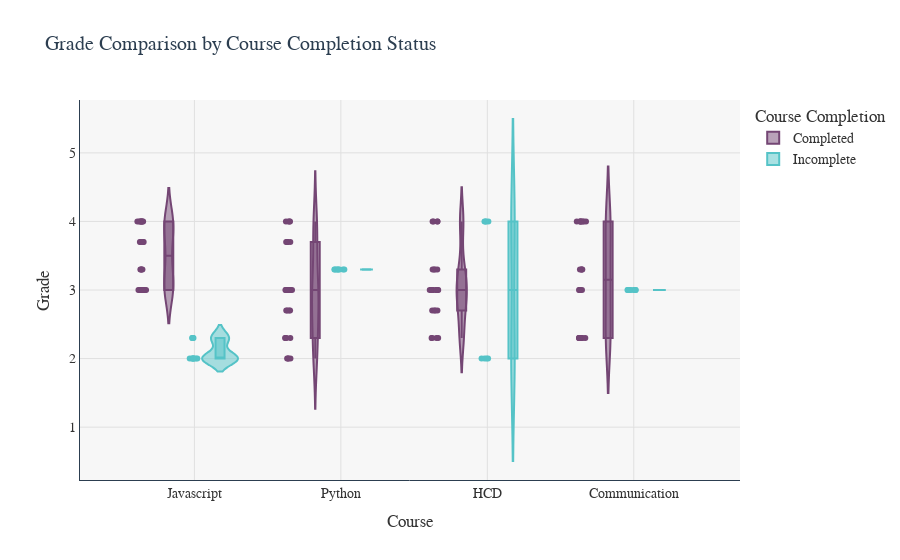

Notebook code cell kept with this figure:
### Code cell
# Completion status comparison
fig_violin = px.violin(
    melted,
    x='Course',
    y='Grade',
    color='Course Completion',  # categorical color
    box=True,
    points='all',
    title='Grade Comparison by Course Completion Status',
    color_discrete_sequence=['#744674', '#55c3c7']  # customize for each category
)

# Apply custom layout styling
fig_violin.update_layout(
    plot_bgcolor='#f7f7f7',       # Inside the plot area
    paper_bgcolor='#ffffff',      # Outside the plot area
    font=dict(
        family="Arial",
        size=14,
        color="#333333"
    ),
    title_font=dict(
        size=20,
        color="#2c3e50"
    ),
    xaxis=dict(
        title='Course',
        gridcolor='#e0e0e0',
        linecolor='#2c3e50',
        zerolinecolor='#cccccc'
    ),
    yaxis=dict(
        title='Grade',
        gridcolor='#e0e0e0',
        linecolor='#2c3e50',
        zerolinecolor='#cccccc'
    )
)

### Figure 1 — Plotly figure (JSON) as saved in the notebook; plotly's stock layout.template omitted (floating-point values rounded to 4 significant figures)
{"data": [{"alignmentgroup": "True", "box": {"visible": true}, "hovertemplate": "Course Completion=Completed<br>Course=%{x}<br>Grade=%{y}<extra></extra>", "legendgroup": "Completed", "marker": {"color": "#744674"}, "name": "Completed", "offsetgroup": "Completed", "orientation": "v", "points": "all", "scalegroup": "True", "showlegend": true, "type": "violin", "x": ["Javascript", "Javascript", "Javascript", "Javascript", "Javascript", "Javascript", "Javascript", "Javascript", "Javascript", "Javascript", "Javascript", "Javascript", "Javascript", "Javascript", "Javascript", "Javascript", "Javascript", "Javascript", "Javascript", "Javascript", "Javascript", "Javascript", "Javascript", "Javascript", "Javascript", "Javascript", "Javascript", "Javascript", "Python", "Python", "Python", "Python", "Python", "Python", "Python", "Python", "Python", "Python", "Python", "Python", "Python", "Python", "Python", "Python", "Python", "Python", "Python", "Python", "Python", "Python", "Python", "Python", "Python", "Python", "Python", "Python", "HCD", "HCD", "HCD", "HCD", "HCD", "HCD", "HCD", "HCD", "HCD", "HCD", "HCD", "HCD", "HCD", "HCD", "HCD", "HCD", "HCD", "HCD", "HCD", "HCD", "HCD", "HCD", "HCD", "HCD", "HCD", "HCD", "HCD", "HCD", "Communication", "Communication", "Communication", "Communication", "Communication", "Communication", "Communication", "Communication", "Communication", "Communication", "Communication", "Communication", "Communication", "Communication", "Communication", "Communication", "Communication", "Communication", "Communication", "Communication", "Communication", "Communication", "Communication", "Communication", "Communication", "Communication", "Communication", "Communication"], "x0": " ", "xaxis": "x", "y": [4.0, 4.0, 4.0, 4.0, 3.0, 3.0, 3.0, 3.0, 3.7, 3.7, 3.7, 3.7, 3.3, 3.3, 3.3, 3.3, 4.0, 4.0, 4.0, 4.0, 3.0, 3.0, 3.0, 3.0, NaN, NaN, NaN, NaN, 2.0, 2.0, 2.0, 2.0, 2.7, 2.7, 2.7, 2.7, 3.0, 3.0, 3.0, 3.0, 3.7, 3.7, 3.7, 3.7, 2.3, 2.3, 2.3, 2.3, 4.0, 4.0, 4.0, 4.0, 3.0, 3.0, 3.0, 3.0, 3.3, 3.3, 3.3, 3.3, 2.3, 2.3, 2.3, 2.3, 3.0, 3.0, 3.0, 3.0, NaN, NaN, NaN, NaN, 2.7, 2.7, 2.7, 2.7, 4.0, 4.0, 4.0, 4.0, 3.0, 3.0, 3.0, 3.0, 2.3, 2.3, 2.3, 2.3, 4.0, 4.0, 4.0, 4.0, 3.3, 3.3, 3.3, 3.3, 2.3, 2.3, 2.3, 2.3, 3.0, 3.0, 3.0, 3.0, NaN, NaN, NaN, NaN, 4.0, 4.0, 4.0, 4.0], "y0": " ", "yaxis": "y"}, {"alignmentgroup": "True", "box": {"visible": true}, "hovertemplate": "Course Completion=Incomplete<br>Course=%{x}<br>Grade=%{y}<extra></extra>", "legendgroup": "Incomplete", "marker": {"color": "#55c3c7"}, "name": "Incomplete", "offsetgroup": "Incomplete", "orientation": "v", "points": "all", "scalegroup": "True", "showlegend": true, "type": "violin", "x": ["Javascript", "Javascript", "Javascript", "Javascript", "Javascript", "Javascript", "Javascript", "Javascript", "Javascript", "Javascript", "Javascript", "Javascript", "Python", "Python", "Python", "Python", "Python", "Python", "Python", "Python", "Python", "Python", "Python", "Python", "HCD", "HCD", "HCD", "HCD", "HCD", "HCD", "HCD", "HCD", "HCD", "HCD", "HCD", "HCD", "Communication", "Communication", "Communication", "Communication", "Communication", "Communication", "Communication", "Communication", "Communication", "Communication", "Communication", "Communication"], "x0": " ", "xaxis": "x", "y": [2.0, 2.0, 2.0, 2.0, 2.3, 2.3, 2.3, 2.3, 2.0, 2.0, 2.0, 2.0, NaN, NaN, NaN, NaN, 3.3, 3.3, 3.3, 3.3, 3.3, 3.3, 3.3, 3.3, 4.0, 4.0, 4.0, 4.0, 2.0, 2.0, 2.0, 2.0, NaN, NaN, NaN, NaN, 3.0, 3.0, 3.0, 3.0, NaN, NaN, NaN, NaN, 3.0, 3.0, 3.0, 3.0], "y0": " ", "yaxis": "y"}], "layout": {"font": {"color": "#333333", "family": "Arial", "size": 14}, "legend": {"title": {"text": "Course Completion"}, "tracegroupgap": 0}, "paper_bgcolor": "#ffffff", "plot_bgcolor": "#f7f7f7", "title": {"font": {"color": "#2c3e50", "size": 20}, "text": "Grade Comparison by Course Completion Status"}, "violinmode": "group", "xaxis": {"anchor": "y", "domain": [0, 1], "gridcolor": "#e0e0e0", "linecolor": "#2c3e50", "title": {"text": "Course"}, "zerolinecolor": "#cccccc"}, "yaxis": {"anchor": "x", "domain": [0, 1], "gridcolor": "#e0e0e0", "linecolor": "#2c3e50", "title": {"text": "Grade"}, "zerolinecolor": "#cccccc"}}}
